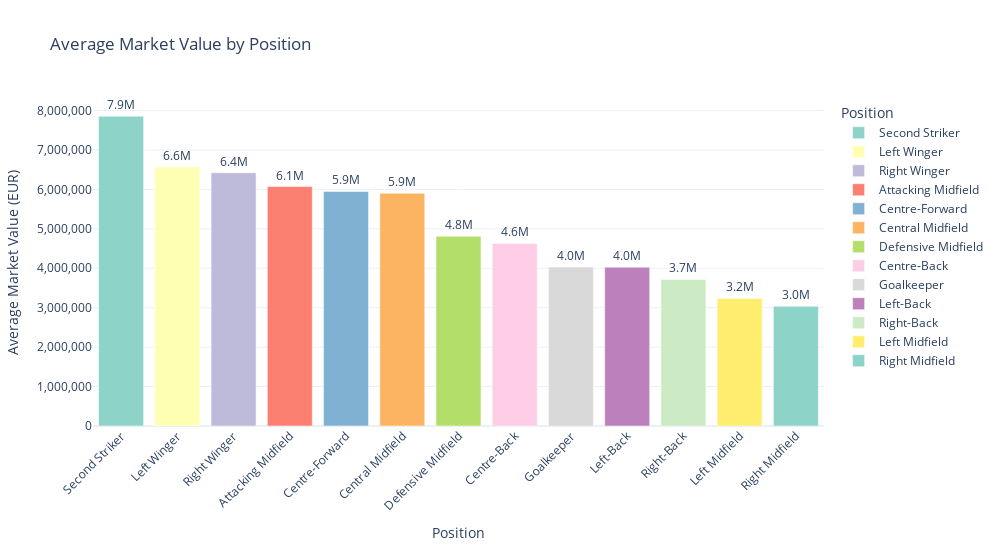

Notebook code cell kept with this figure:
### Code cell
# Group by sub_position and calculate the average market value
avg_value_by_position = df.groupby('sub_position')['avg_monthly_market_value_in_eur'].mean().sort_values(ascending=False).reset_index()

# Create a bar plot with a custom color palette
fig = px.bar(
    avg_value_by_position,
    x='sub_position',
    y='avg_monthly_market_value_in_eur',
    title='Average Market Value by Position',
    labels={'sub_position': 'Position', 'avg_monthly_market_value_in_eur': 'Average Market Value (EUR)'},
    text='avg_monthly_market_value_in_eur',
    color='sub_position',
    color_discrete_sequence=px.colors.qualitative.Set3  # Use a predefined qualitative color scale
)

# Customize the y-axis tick format and layout
fig.update_layout(
    yaxis_tickformat=',.0f',
    xaxis_tickangle=-45,
    xaxis_title='Position',
    yaxis_title='Average Market Value (EUR)',
    template='plotly_white',
    width=1000,
    height=550
)

# Customize the text on bars
fig.update_traces(texttemplate='%{text:.2s}', textposition='outside')

# Show the interactive plot
fig.show()

### Figure 1 — Plotly figure (JSON) as saved in the notebook; plotly's stock layout.template omitted (floating-point values rounded to 4 significant figures)
{"data": [{"alignmentgroup": "True", "hovertemplate": "Position=%{x}<br>Average Market Value (EUR)=%{text}<extra></extra>", "legendgroup": "Second Striker", "marker": {"color": "rgb(141,211,199)", "pattern": {"shape": ""}}, "name": "Second Striker", "offsetgroup": "Second Striker", "orientation": "v", "showlegend": true, "text": [7853000.0], "textposition": "outside", "texttemplate": "%{text:.2s}", "type": "bar", "x": ["Second Striker"], "xaxis": "x", "y": [7853000.0], "yaxis": "y"}, {"alignmentgroup": "True", "hovertemplate": "Position=%{x}<br>Average Market Value (EUR)=%{text}<extra></extra>", "legendgroup": "Left Winger", "marker": {"color": "rgb(255,255,179)", "pattern": {"shape": ""}}, "name": "Left Winger", "offsetgroup": "Left Winger", "orientation": "v", "showlegend": true, "text": [6565000.0], "textposition": "outside", "texttemplate": "%{text:.2s}", "type": "bar", "x": ["Left Winger"], "xaxis": "x", "y": [6565000.0], "yaxis": "y"}, {"alignmentgroup": "True", "hovertemplate": "Position=%{x}<br>Average Market Value (EUR)=%{text}<extra></extra>", "legendgroup": "Right Winger", "marker": {"color": "rgb(190,186,218)", "pattern": {"shape": ""}}, "name": "Right Winger", "offsetgroup": "Right Winger", "orientation": "v", "showlegend": true, "text": [6421000.0], "textposition": "outside", "texttemplate": "%{text:.2s}", "type": "bar", "x": ["Right Winger"], "xaxis": "x", "y": [6421000.0], "yaxis": "y"}, {"alignmentgroup": "True", "hovertemplate": "Position=%{x}<br>Average Market Value (EUR)=%{text}<extra></extra>", "legendgroup": "Attacking Midfield", "marker": {"color": "rgb(251,128,114)", "pattern": {"shape": ""}}, "name": "Attacking Midfield", "offsetgroup": "Attacking Midfield", "orientation": "v", "showlegend": true, "text": [6070000.0], "textposition": "outside", "texttemplate": "%{text:.2s}", "type": "bar", "x": ["Attacking Midfield"], "xaxis": "x", "y": [6070000.0], "yaxis": "y"}, {"alignmentgroup": "True", "hovertemplate": "Position=%{x}<br>Average Market Value (EUR)=%{text}<extra></extra>", "legendgroup": "Centre-Forward", "marker": {"color": "rgb(128,177,211)", "pattern": {"shape": ""}}, "name": "Centre-Forward", "offsetgroup": "Centre-Forward", "orientation": "v", "showlegend": true, "text": [5949000.0], "textposition": "outside", "texttemplate": "%{text:.2s}", "type": "bar", "x": ["Centre-Forward"], "xaxis": "x", "y": [5949000.0], "yaxis": "y"}, {"alignmentgroup": "True", "hovertemplate": "Position=%{x}<br>Average Market Value (EUR)=%{text}<extra></extra>", "legendgroup": "Central Midfield", "marker": {"color": "rgb(253,180,98)", "pattern": {"shape": ""}}, "name": "Central Midfield", "offsetgroup": "Central Midfield", "orientation": "v", "showlegend": true, "text": [5901000.0], "textposition": "outside", "texttemplate": "%{text:.2s}", "type": "bar", "x": ["Central Midfield"], "xaxis": "x", "y": [5901000.0], "yaxis": "y"}, {"alignmentgroup": "True", "hovertemplate": "Position=%{x}<br>Average Market Value (EUR)=%{text}<extra></extra>", "legendgroup": "Defensive Midfield", "marker": {"color": "rgb(179,222,105)", "pattern": {"shape": ""}}, "name": "Defensive Midfield", "offsetgroup": "Defensive Midfield", "orientation": "v", "showlegend": true, "text": [4810000.0], "textposition": "outside", "texttemplate": "%{text:.2s}", "type": "bar", "x": ["Defensive Midfield"], "xaxis": "x", "y": [4810000.0], "yaxis": "y"}, {"alignmentgroup": "True", "hovertemplate": "Position=%{x}<br>Average Market Value (EUR)=%{text}<extra></extra>", "legendgroup": "Centre-Back", "marker": {"color": "rgb(252,205,229)", "pattern": {"shape": ""}}, "name": "Centre-Back", "offsetgroup": "Centre-Back", "orientation": "v", "showlegend": true, "text": [4630000.0], "textposition": "outside", "texttemplate": "%{text:.2s}", "type": "bar", "x": ["Centre-Back"], "xaxis": "x", "y": [4630000.0], "yaxis": "y"}, {"alignmentgroup": "True", "hovertemplate": "Position=%{x}<br>Average Market Value (EUR)=%{text}<extra></extra>", "legendgroup": "Goalkeeper", "marker": {"color": "rgb(217,217,217)", "pattern": {"shape": ""}}, "name": "Goalkeeper", "offsetgroup": "Goalkeeper", "orientation": "v", "showlegend": true, "text": [4032000.0], "textposition": "outside", "texttemplate": "%{text:.2s}", "type": "bar", "x": ["Goalkeeper"], "xaxis": "x", "y": [4032000.0], "yaxis": "y"}, {"alignmentgroup": "True", "hovertemplate": "Position=%{x}<br>Average Market Value (EUR)=%{text}<extra></extra>", "legendgroup": "Left-Back", "marker": {"color": "rgb(188,128,189)", "pattern": {"shape": ""}}, "name": "Left-Back", "offsetgroup": "Left-Back", "orientation": "v", "showlegend": true, "text": [4027000.0], "textposition": "outside", "texttemplate": "%{text:.2s}", "type": "bar", "x": ["Left-Back"], "xaxis": "x", "y": [4027000.0], "yaxis": "y"}, {"alignmentgroup": "True", "hovertemplate": "Position=%{x}<br>Average Market Value (EUR)=%{text}<extra></extra>", "legendgroup": "Right-Back", "marker": {"color": "rgb(204,235,197)", "pattern": {"shape": ""}}, "name": "Right-Back", "offsetgroup": "Right-Back", "orientation": "v", "showlegend": true, "text": [3717000.0], "textposition": "outside", "texttemplate": "%{text:.2s}", "type": "bar", "x": ["Right-Back"], "xaxis": "x", "y": [3717000.0], "yaxis": "y"}, {"alignmentgroup": "True", "hovertemplate": "Position=%{x}<br>Average Market Value (EUR)=%{text}<extra></extra>", "legendgroup": "Left Midfield", "marker": {"color": "rgb(255,237,111)", "pattern": {"shape": ""}}, "name": "Left Midfield", "offsetgroup": "Left Midfield", "orientation": "v", "showlegend": true, "text": [3235000.0], "textposition": "outside", "texttemplate": "%{text:.2s}", "type": "bar", "x": ["Left Midfield"], "xaxis": "x", "y": [3235000.0], "yaxis": "y"}, {"alignmentgroup": "True", "hovertemplate": "Position=%{x}<br>Average Market Value (EUR)=%{text}<extra></extra>", "legendgroup": "Right Midfield", "marker": {"color": "rgb(141,211,199)", "pattern": {"shape": ""}}, "name": "Right Midfield", "offsetgroup": "Right Midfield", "orientation": "v", "showlegend": true, "text": [3036000.0], "textposition": "outside", "texttemplate": "%{text:.2s}", "type": "bar", "x": ["Right Midfield"], "xaxis": "x", "y": [3036000.0], "yaxis": "y"}], "layout": {"barmode": "relative", "height": 550, "legend": {"title": {"text": "Position"}, "tracegroupgap": 0}, "title": {"text": "Average Market Value by Position"}, "width": 1000, "xaxis": {"anchor": "y", "categoryarray": ["Second Striker", "Left Winger", "Right Winger", "Attacking Midfield", "Centre-Forward", "Central Midfield", "Defensive Midfield", "Centre-Back", "Goalkeeper", "Left-Back", "Right-Back", "Left Midfield", "Right Midfield"], "categoryorder": "array", "domain": [0, 1], "tickangle": -45, "title": {"text": "Position"}}, "yaxis": {"anchor": "x", "domain": [0, 1], "tickformat": ",.0f", "title": {"text": "Average Market Value (EUR)"}}}}
